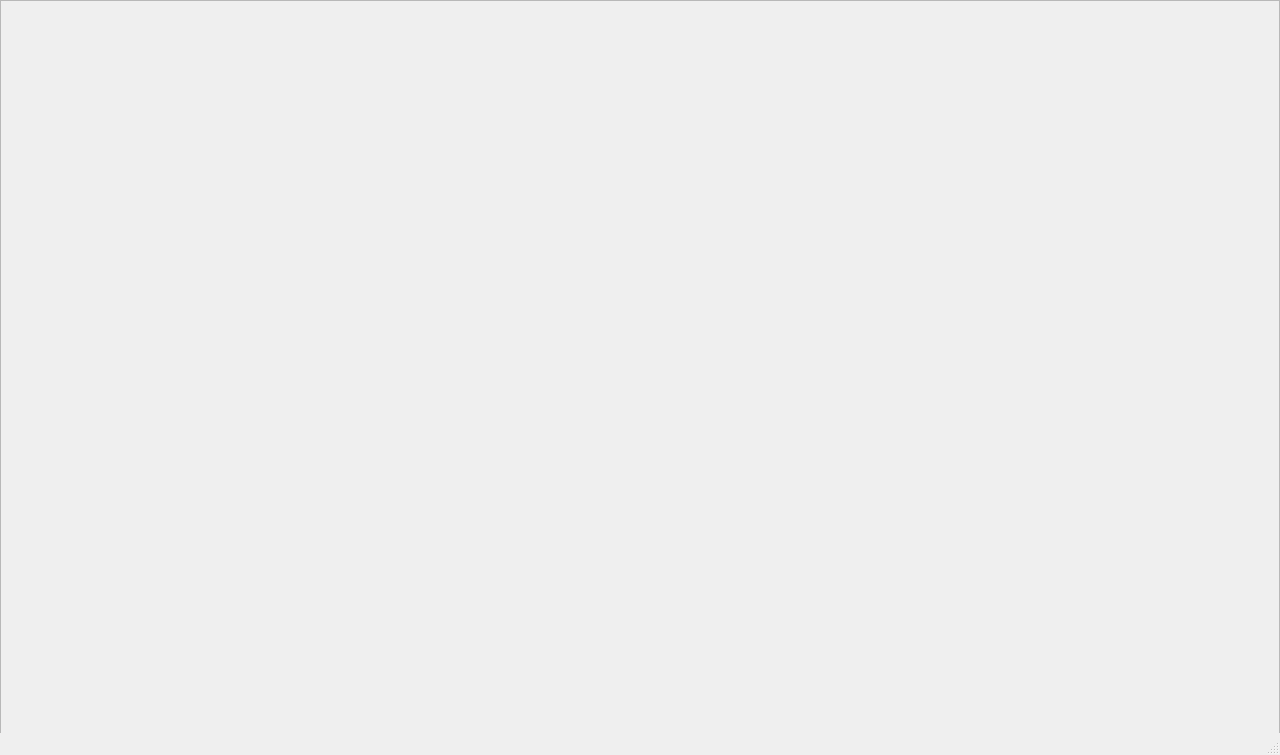
<?xml version="1.0" encoding="UTF-8"?>
<ui version="4.0">
 <class>MainWindow</class>
 <widget class="QMainWindow" name="MainWindow">
  <property name="geometry">
   <rect>
    <x>0</x>
    <y>0</y>
    <width>1280</width>
    <height>755</height>
   </rect>
  </property>
  <property name="windowTitle">
   <string>MainWindow</string>
  </property>
  <widget class="QWidget" name="centralwidget">
   <property name="enabled">
    <bool>false</bool>
   </property>
   <widget class="QGraphicsView" name="graphicsView">
    <property name="geometry">
     <rect>
      <x>0</x>
      <y>0</y>
      <width>1280</width>
      <height>750</height>
     </rect>
    </property>
   </widget>
  </widget>
  <widget class="QMenuBar" name="menubar">
   <property name="geometry">
    <rect>
     <x>0</x>
     <y>0</y>
     <width>1280</width>
     <height>22</height>
    </rect>
   </property>
  </widget>
  <widget class="QStatusBar" name="statusbar"/>
 </widget>
 <resources/>
 <connections/>
</ui>
